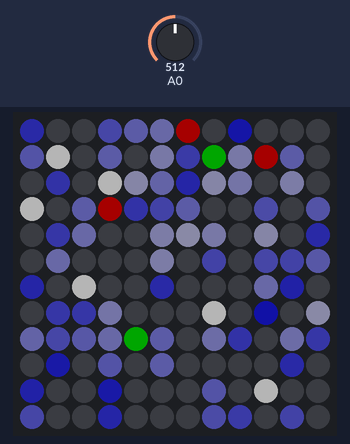
Recording of a sketch running on a simulated Arduino Uno, built with avr-gcc and run on an emulated ATmega328P. Parts: 12×12 RGB LED matrix (first LED top left, wired row by row). The inputs (shaded band) are chosen by the test bench; at power-on: A0 = 512. Dim RGB values are drawn brighter than linear; random numbers use the default seed unless the sketch sets one.

Above: at 0.12 s.
1.3 s: A0 set to 0
At 2.99 s:
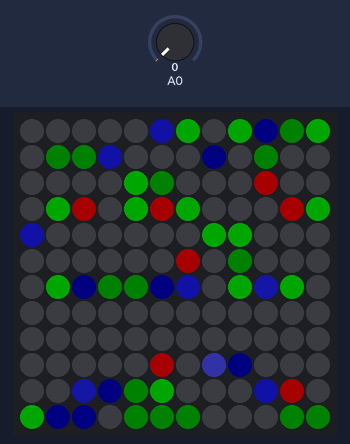
4.0 s: A0 set to 122
At 5.36 s:
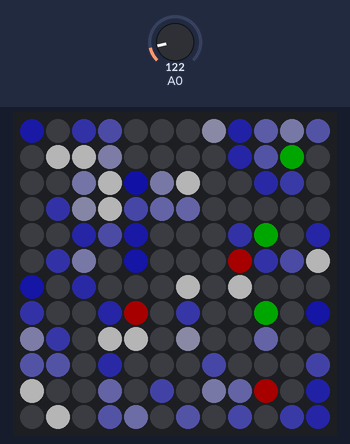
5.6 s: A0 set to 511
7.2 s: A0 set to 20
At 8.08 s:
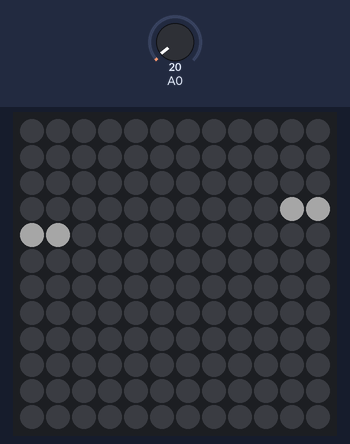
10.2 s: A0 set to 306
At 10.86 s:
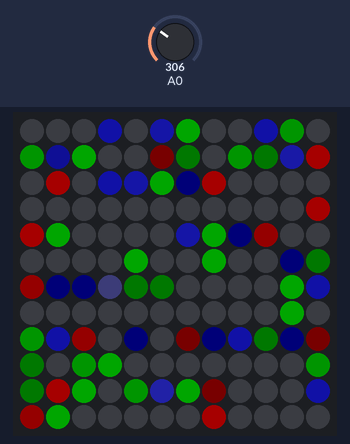

Measured:
- what the display in image 3 shows lasts 0.4 s, from 7.9 s to 8.3 s

The sketch:

ws2812_game_of_life_fastspi_led2.ino
```cpp
//#include <FastSPI_LED.h>
#include "FastLED.h"

/*
 * This code base is from noisebridge's website
 * and I cannot rememer the exact URL
 * need to find it out :)
 */

#define ROWS 12
#define COLS 12
#define NUM_LEDS ROWS*COLS

#define WATCHDOG_ROUNDS 10
#define WATCHDOG_DELAY 10

#define MAX_LIFE 30

#define WRAP

// Sometimes chipsets wire in a backwards sort of way
//struct CRGB { unsigned char g; unsigned char r; unsigned char b; };
// struct CRGB { unsigned char r; unsigned char g; unsigned char b; };
CRGB leds[NUM_LEDS];

#define DATA_PIN 9

static signed char state[ROWS][COLS];
static signed char next_state[ROWS][COLS];
static signed char save_state[ROWS][COLS];

static unsigned char led_map[ROWS][COLS] = {
{35, 36, 43, 44, 51, 52, 59, 60, 131, 132, 139, 140},
{34, 37, 42, 45, 50, 53, 58, 61, 130, 133, 138, 141},
{33, 38, 41, 46, 49, 54, 57, 62, 129, 134, 137, 142},
{32, 39, 40, 47, 48, 55, 56, 63, 128, 135, 136, 143},

{19, 20, 27, 28, 67, 68, 75, 76, 115, 116, 123, 124},
{18, 21, 26, 29, 66, 69, 74, 77, 114, 117, 122, 125},
{17, 22, 25, 30, 65, 70, 73, 78, 113, 118, 121, 126},
{16, 23, 24, 31, 64, 71, 72, 79, 112, 119, 120, 127},

{3, 4, 11, 12, 83, 84, 91, 92, 99, 100, 107, 108},
{2, 5, 10, 13, 82, 85, 90, 93, 98, 101, 106, 109},
{1, 6,  9, 14, 81, 86, 89, 94, 97, 102, 105, 110},
{0, 7,  8, 15, 80, 87, 88, 95, 96, 103, 104, 111},
};

static void set_led(int row, int col, signed char life) {
  struct CRGB *led;

  led = &leds[led_map[row][col]];

  switch(life){
    case 0:
      led->r = 0;
      led->g = 0;
      led->b = 0;
      break;
    case 1:
      led->r = 0;
      led->g = 40;
      led->b = 0;
      break;
    case 2:
      led->r = 40;
      led->g = 0;
      led->b = 0;
      break;
    case MAX_LIFE:
      led->r = 40;
      led->g = 40;
      led->b = 40;
      break;
    default:
      if (life < 0) {
        led->r = led->r/2;
        led->g = led->g/2;
        led->b = led->b/2;
        break;
      }
      if (life > MAX_LIFE-5){
        led->r = 64;
        led->g = 64;
        led->b = 64;
        break;
      }
      led->r = (40*life)/MAX_LIFE;
      led->g = (40*life)/MAX_LIFE;
      led->b = 40;
      break;
  }
}

static boolean is_dead(signed char state) {
  return (state <= 0);
}

static void gol_init(){
  for(int row = 0; row < ROWS; ++row) {
    for(int col = 0; col < COLS; ++col) {
      int r = random(0,2);
      if (r%2)
        state[row][col] = random(1,MAX_LIFE);
      else
        state[row][col] = 0;
    }
  }
  memcpy(save_state, state, NUM_LEDS);
}

static void watchdog() {
  static int diff_count = 0;
  static bool reset = false;

  if(reset) {
    static int reset_delay = 0;
    ++reset_delay;
    if(reset_delay >= WATCHDOG_DELAY){
      reset_delay = 0;
      reset = false;
      diff_count = 0;
      gol_init();
      return;
    }
  }

  if(!memcmp(save_state, next_state, NUM_LEDS)) {
    reset = true;
    return;
  }

  ++diff_count;
  if(diff_count >= WATCHDOG_ROUNDS) {
    diff_count = 0;
    memcpy(save_state, next_state, NUM_LEDS);
  }
}

void setup()
{
  FastLED.addLeds<WS2811, DATA_PIN, GRB>(leds, NUM_LEDS);

  FastLED.show();

  randomSeed(analogRead(0));

  memset(state, 0, NUM_LEDS);
  memset(next_state, 0, NUM_LEDS);
  memset(save_state, 0, NUM_LEDS);
  gol_init();
}

static int gol_num_neighbors(int row, int col){
  int count = 0;
  for(int i = row-1; i <= row+1; ++i){
    for(int j = col-1; j <= col+1; ++j){
#ifndef WRAP
      if (i < 0 || j < 0)
        continue;
      if (i >= ROWS || j >= COLS)
        continue;
#endif
      if (i == row && j == col)
        continue;
      if (!is_dead(state[i][j]))
        ++count;
    }
  }
  return count;
}

static void gol_handle(int row, int col){
  int neighbor_count = gol_num_neighbors(row, col);
  if (is_dead(state[row][col])){
    if (neighbor_count == 3)
      next_state[row][col] = 1;
    else
      next_state[row][col] = state[row][col];
    return;
  }

  if (neighbor_count < 2 || neighbor_count > 3)
    next_state[row][col] = -1 * state[row][col];
  else {
    next_state[row][col] = state[row][col]+1;
    if(next_state[row][col] > MAX_LIFE)
      next_state[row][col] = MAX_LIFE;
  }
}

static void gol_draw(){
  for(int row = 0; row < ROWS; ++row) {
    for(int col = 0; col < COLS; ++col) {
      set_led(row, col, state[row][col]);
    }
  }
  FastLED.show();
  delay(analogRead(0)/10); // I divided this delay by 10 to speed things up... presumably by a factor of 10
  for(int row = 0; row < ROWS; ++row) {
    for(int col = 0; col < COLS; ++col) {
      set_led(row, col, state[row][col]);
    }
  }
  FastLED.show();
  delay(analogRead(0)/10);
  for(int row = 0; row < ROWS; ++row) {
    for(int col = 0; col < COLS; ++col) {
      set_led(row, col, state[row][col]);
    }
  }
  FastLED.show();
  delay(analogRead(0)/10);
  memcpy(state, next_state, NUM_LEDS);
  watchdog();
}

void loop() {
  for(int row = 0; row < ROWS; ++row) {
    for(int col = 0; col < COLS; ++col) {
      gol_handle(row, col);
    }
  }
  gol_draw();
}
```
